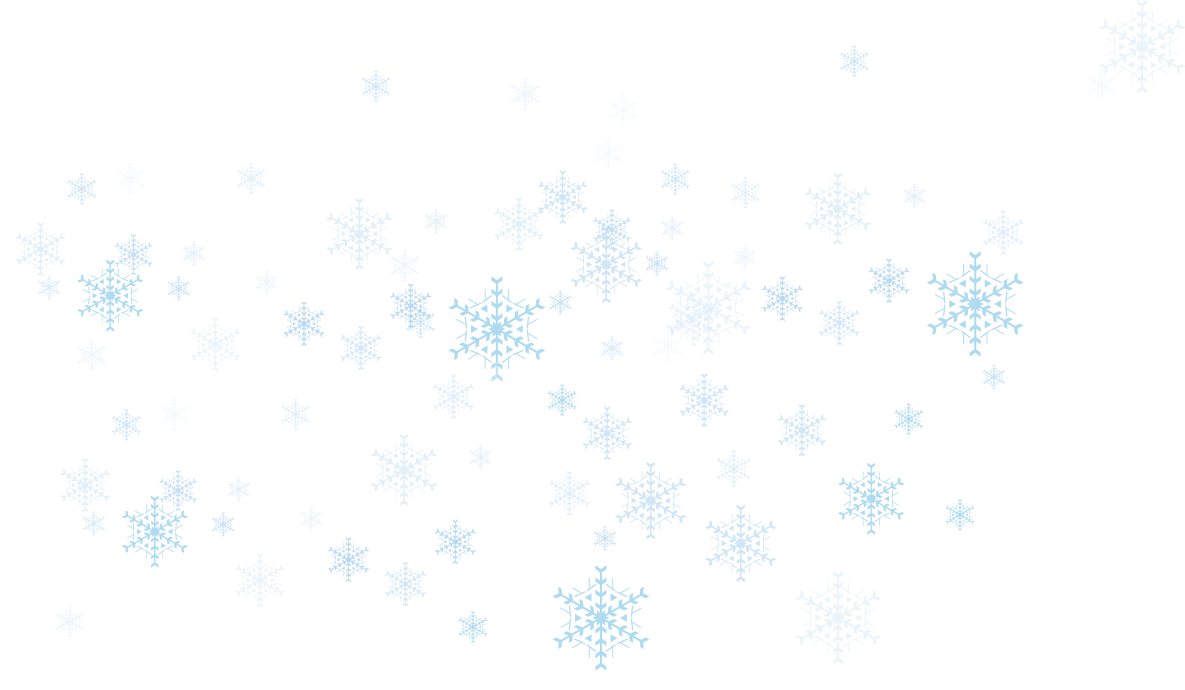
#> input picture resources/snow.png, 2370 x 1379 px (shown at 1/2 size)
$ python main.py
#> lines starting #> are read from the running program, lines starting #| are printed output that depends on the picture
from PIL import Image
print("Введите путь к картинке, к которой вы хотите применить фильтр.")
im = Image.open(input())
#> the answer given: resources/snow.png
#> im is the input picture: PIL image 2370x1379 RGBA; mean R, G, B, A 248.3, 251.6, 253.8, 5.9
print("Выполняю. Ждите")
snow = Image.open('resources/snow.png')
hat = Image.open('resources/hat.png')
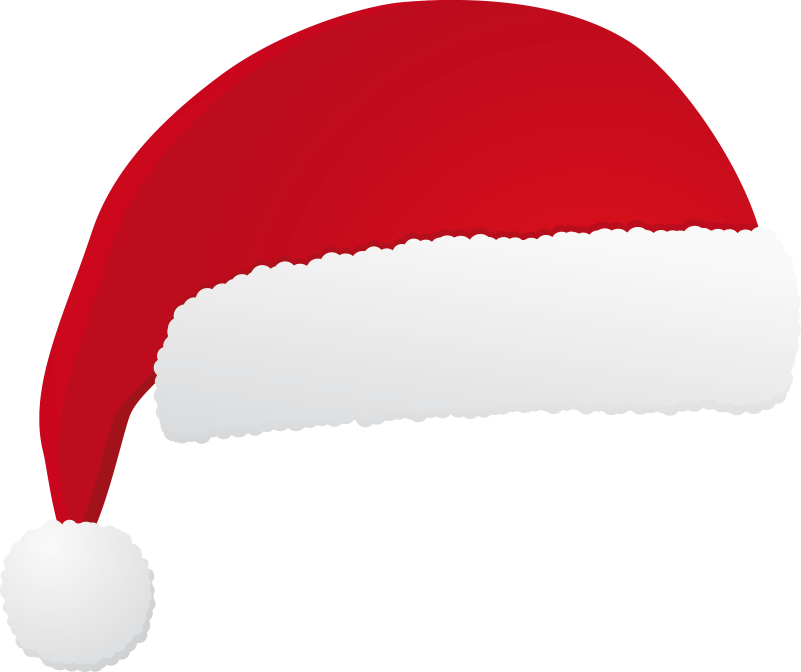
#> input picture resources/hat.png, 2403 x 2016 px (shown at 1/3 size)
#> hat is the input picture: PIL image 2403x2016 RGBA; mean R, G, B, A 233.7, 183, 187.7, 131.4
rides = Image.open('resources/santarides.png')
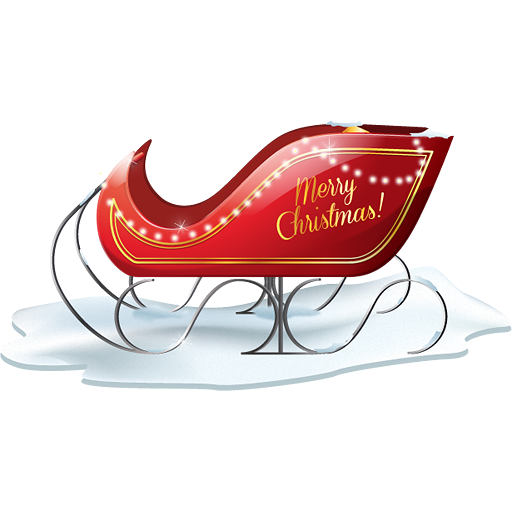
#> input picture resources/santarides.png, 512 x 512 px
#> rides is the input picture: PIL image 512x512 RGBA; mean R, G, B, A 217.9, 196.9, 197.1, 79.1
salut = Image.open('resources/salut.png')
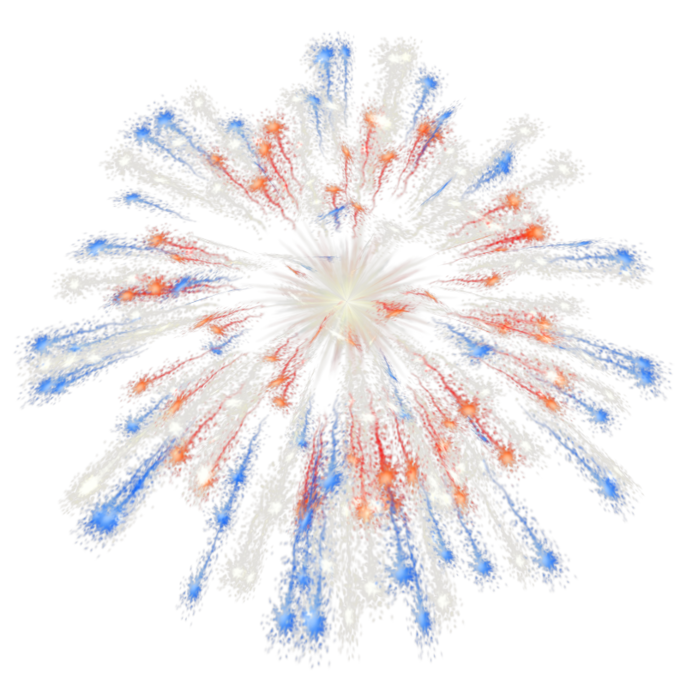
#> input picture resources/salut.png, 686 x 700 px
#> salut is the input picture: PIL image 686x700 RGBA; mean R, G, B, A 83.7, 76.8, 78.4, 42.2
ramka = Image.open('resources/ramkasneg.png')
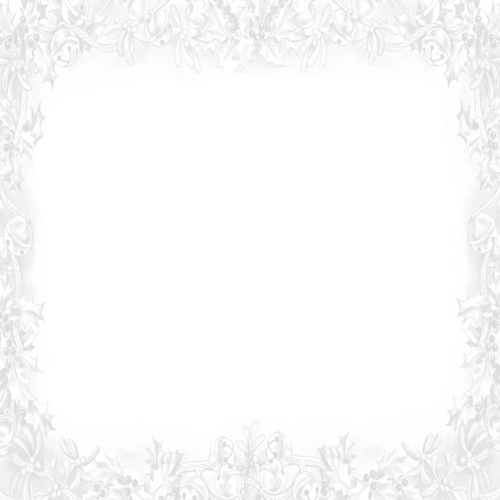
#> input picture resources/ramkasneg.png, 500 x 500 px
#> ramka is the input picture: PIL image 500x500 RGBA; mean R, G, B, A 100.2, 100.2, 100.3, 31
pixels = im.load()
imWidth = im.width
#> imWidth = 2370
imHeight = im.height
#> imHeight = 1379

snow = snow.resize((imWidth, imHeight))
hat = hat.resize((int(imWidth * 0.1), int(imHeight * 0.1)))
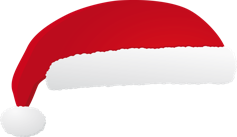
#> hat: PIL image 237x137 RGBA; mean R, G, B, A 113.2, 61.3, 66.1, 131.4; transparent parts drawn white
rides = rides.resize((int(imWidth * 0.3), int(imHeight * 0.3)))
#> rides: PIL image 711x413 RGBA
salut = salut.resize((int(imWidth * 0.3), int(imHeight * 0.3)))
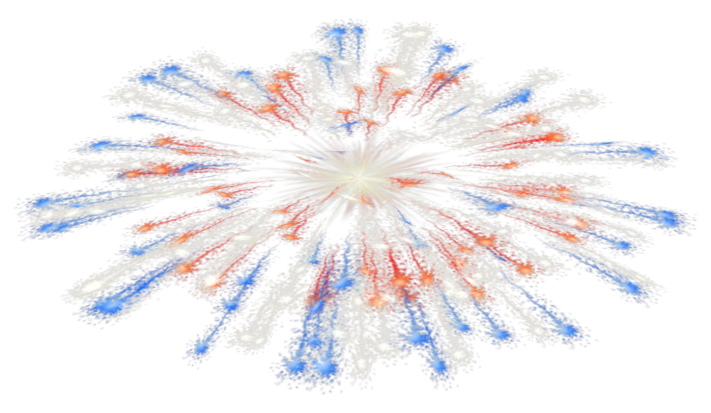
#> salut: PIL image 711x413 RGBA; mean R, G, B, A 79.6, 73.1, 74.5, 42.2; transparent parts drawn white
ramka = ramka.resize((imWidth, imHeight))
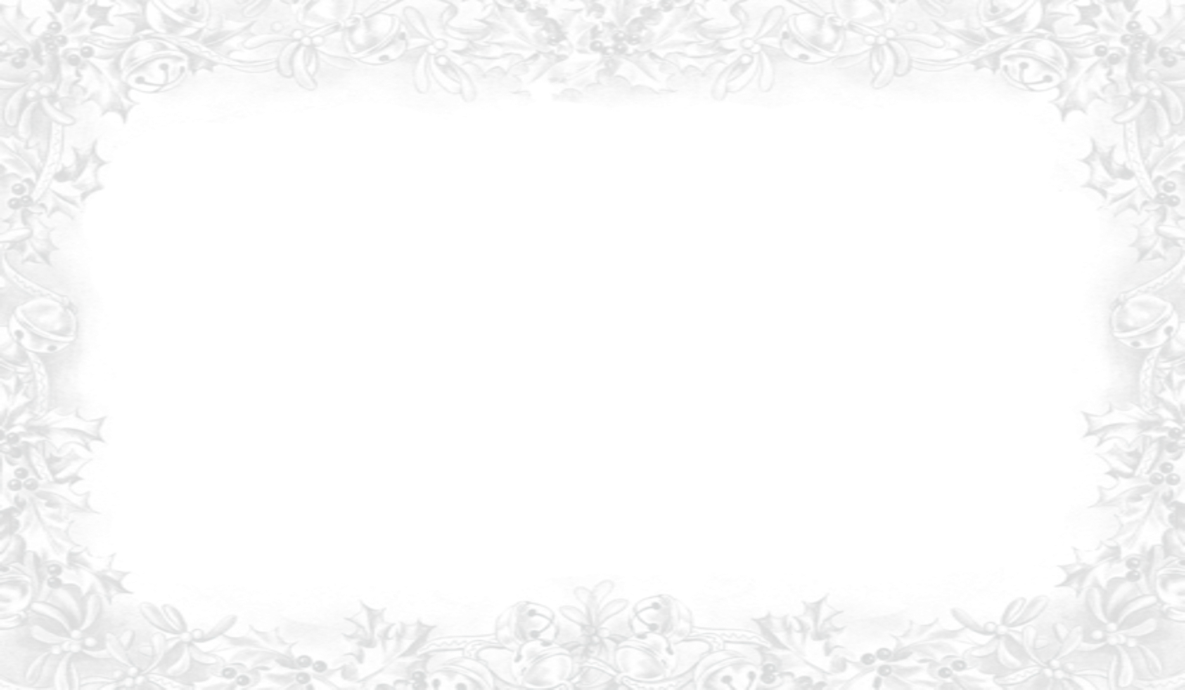
#> ramka: PIL image 2370x1379 RGBA (shown at 1/2 size); mean R, G, B, A 98.5, 98.6, 98.6, 31; transparent parts drawn white


im.paste(snow, (0,0), snow)

for i in range(im.width):
    for j in range(im.height):
#> (the run stopped early here; a loop or call above may not have finished)
